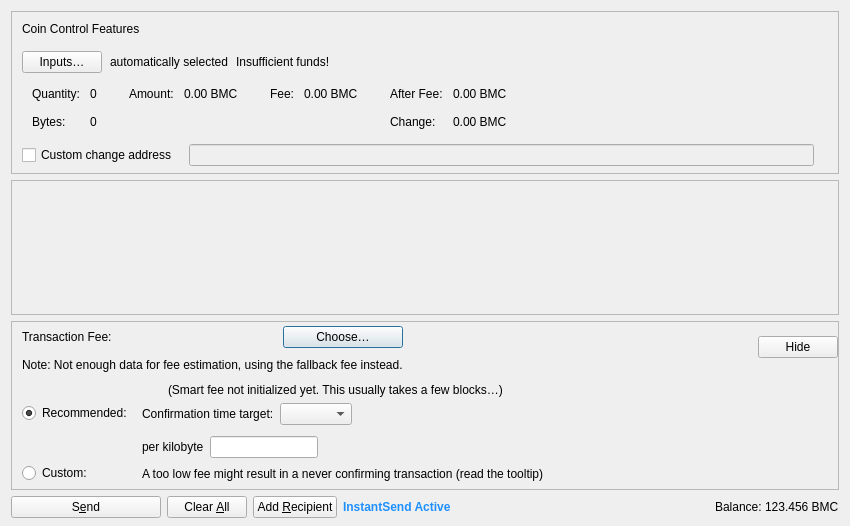
<?xml version="1.0" encoding="UTF-8"?>
<ui version="4.0">
 <class>SendCoinsDialog</class>
 <widget class="QDialog" name="SendCoinsDialog">
  <property name="geometry">
   <rect>
    <x>0</x>
    <y>0</y>
    <width>850</width>
    <height>526</height>
   </rect>
  </property>
  <property name="windowTitle">
   <string>Send Coins</string>
  </property>
  <layout class="QVBoxLayout" name="verticalLayout" stretch="0,1,0,0">
   <property name="bottomMargin">
    <number>8</number>
   </property>
   <item>
    <widget class="QFrame" name="frameCoinControl">
     <property name="sizePolicy">
      <sizepolicy hsizetype="Expanding" vsizetype="Expanding">
       <horstretch>0</horstretch>
       <verstretch>0</verstretch>
      </sizepolicy>
     </property>
     <property name="maximumSize">
      <size>
       <width>16777215</width>
       <height>16777215</height>
      </size>
     </property>
     <property name="frameShape">
      <enum>QFrame::StyledPanel</enum>
     </property>
     <property name="frameShadow">
      <enum>QFrame::Sunken</enum>
     </property>
     <layout class="QVBoxLayout" name="verticalLayoutCoinControl2">
      <property name="spacing">
       <number>0</number>
      </property>
      <property name="leftMargin">
       <number>0</number>
      </property>
      <property name="topMargin">
       <number>0</number>
      </property>
      <property name="rightMargin">
       <number>0</number>
      </property>
      <property name="bottomMargin">
       <number>6</number>
      </property>
      <item>
       <layout class="QVBoxLayout" name="verticalLayoutCoinControl" stretch="0,0,0,0,1">
        <property name="spacing">
         <number>0</number>
        </property>
        <property name="leftMargin">
         <number>10</number>
        </property>
        <property name="topMargin">
         <number>10</number>
        </property>
        <item>
         <layout class="QHBoxLayout" name="horizontalLayoutCoinControl1">
          <property name="bottomMargin">
           <number>15</number>
          </property>
          <item>
           <widget class="QLabel" name="labelCoinControlFeatures">
            <property name="sizePolicy">
             <sizepolicy hsizetype="Preferred" vsizetype="Maximum">
              <horstretch>0</horstretch>
              <verstretch>0</verstretch>
             </sizepolicy>
            </property>
            <property name="text">
             <string>Coin Control Features</string>
            </property>
           </widget>
          </item>
         </layout>
        </item>
        <item>
         <layout class="QHBoxLayout" name="horizontalLayoutCoinControl2" stretch="0,0,0,0">
          <property name="spacing">
           <number>8</number>
          </property>
          <property name="bottomMargin">
           <number>10</number>
          </property>
          <item>
           <widget class="QPushButton" name="pushButtonCoinControl">
            <property name="styleSheet">
             <string notr="true"/>
            </property>
            <property name="text">
             <string>Inputs…</string>
            </property>
            <property name="autoDefault">
             <bool>false</bool>
            </property>
           </widget>
          </item>
          <item>
           <widget class="QLabel" name="labelCoinControlAutomaticallySelected">
            <property name="text">
             <string>automatically selected</string>
            </property>
            <property name="margin">
             <number>5</number>
            </property>
           </widget>
          </item>
          <item>
           <widget class="QLabel" name="labelCoinControlInsuffFunds">
            <property name="text">
             <string>Insufficient funds!</string>
            </property>
            <property name="margin">
             <number>5</number>
            </property>
           </widget>
          </item>
          <item>
           <spacer name="horizontalSpacerCoinControl">
            <property name="orientation">
             <enum>Qt::Horizontal</enum>
            </property>
            <property name="sizeHint" stdset="0">
             <size>
              <width>40</width>
              <height>1</height>
             </size>
            </property>
           </spacer>
          </item>
         </layout>
        </item>
        <item>
         <widget class="QWidget" name="widgetCoinControl" native="true">
          <property name="sizePolicy">
           <sizepolicy hsizetype="Preferred" vsizetype="Preferred">
            <horstretch>0</horstretch>
            <verstretch>0</verstretch>
           </sizepolicy>
          </property>
          <property name="minimumSize">
           <size>
            <width>0</width>
            <height>0</height>
           </size>
          </property>
          <property name="styleSheet">
           <string notr="true"/>
          </property>
          <layout class="QHBoxLayout" name="horizontalLayoutCoinControl5">
           <property name="leftMargin">
            <number>0</number>
           </property>
           <property name="topMargin">
            <number>0</number>
           </property>
           <property name="rightMargin">
            <number>0</number>
           </property>
           <property name="bottomMargin">
            <number>0</number>
           </property>
           <item>
            <layout class="QHBoxLayout" name="horizontalLayoutCoinControl3" stretch="0,0,0,1">
             <property name="spacing">
              <number>20</number>
             </property>
             <property name="topMargin">
              <number>0</number>
             </property>
             <property name="bottomMargin">
              <number>10</number>
             </property>
             <item>
              <layout class="QFormLayout" name="formLayoutCoinControl1">
               <property name="labelAlignment">
                <set>Qt::AlignLeft|Qt::AlignVCenter</set>
               </property>
               <property name="horizontalSpacing">
                <number>10</number>
               </property>
               <property name="verticalSpacing">
                <number>14</number>
               </property>
               <property name="leftMargin">
                <number>10</number>
               </property>
               <property name="topMargin">
                <number>4</number>
               </property>
               <property name="rightMargin">
                <number>6</number>
               </property>
               <item row="0" column="0">
                <widget class="QLabel" name="labelCoinControlQuantityText">
                 <property name="text">
                  <string>Quantity:</string>
                 </property>
                 <property name="margin">
                  <number>0</number>
                 </property>
                </widget>
               </item>
               <item row="0" column="1">
                <widget class="QLabel" name="labelCoinControlQuantity">
                 <property name="cursor">
                  <cursorShape>IBeamCursor</cursorShape>
                 </property>
                 <property name="contextMenuPolicy">
                  <enum>Qt::ActionsContextMenu</enum>
                 </property>
                 <property name="text">
                  <string notr="true">0</string>
                 </property>
                 <property name="margin">
                  <number>0</number>
                 </property>
                 <property name="textInteractionFlags">
                  <set>Qt::LinksAccessibleByMouse|Qt::TextSelectableByKeyboard|Qt::TextSelectableByMouse</set>
                 </property>
                </widget>
               </item>
               <item row="1" column="0">
                <widget class="QLabel" name="labelCoinControlBytesText">
                 <property name="text">
                  <string>Bytes:</string>
                 </property>
                </widget>
               </item>
               <item row="1" column="1">
                <widget class="QLabel" name="labelCoinControlBytes">
                 <property name="cursor">
                  <cursorShape>IBeamCursor</cursorShape>
                 </property>
                 <property name="contextMenuPolicy">
                  <enum>Qt::ActionsContextMenu</enum>
                 </property>
                 <property name="text">
                  <string notr="true">0</string>
                 </property>
                 <property name="textInteractionFlags">
                  <set>Qt::LinksAccessibleByMouse|Qt::TextSelectableByKeyboard|Qt::TextSelectableByMouse</set>
                 </property>
                </widget>
               </item>
              </layout>
             </item>
             <item>
              <layout class="QFormLayout" name="formLayoutCoinControl2">
               <property name="horizontalSpacing">
                <number>10</number>
               </property>
               <property name="verticalSpacing">
                <number>14</number>
               </property>
               <property name="leftMargin">
                <number>6</number>
               </property>
               <property name="topMargin">
                <number>4</number>
               </property>
               <property name="rightMargin">
                <number>6</number>
               </property>
               <item row="0" column="0">
                <widget class="QLabel" name="labelCoinControlAmountText">
                 <property name="text">
                  <string>Amount:</string>
                 </property>
                 <property name="margin">
                  <number>0</number>
                 </property>
                </widget>
               </item>
               <item row="0" column="1">
                <widget class="QLabel" name="labelCoinControlAmount">
                 <property name="cursor">
                  <cursorShape>IBeamCursor</cursorShape>
                 </property>
                 <property name="contextMenuPolicy">
                  <enum>Qt::ActionsContextMenu</enum>
                 </property>
                 <property name="text">
                  <string notr="true">0.00 BMC</string>
                 </property>
                 <property name="textInteractionFlags">
                  <set>Qt::LinksAccessibleByMouse|Qt::TextSelectableByKeyboard|Qt::TextSelectableByMouse</set>
                 </property>
                </widget>
               </item>
              </layout>
             </item>
             <item>
              <layout class="QFormLayout" name="formLayoutCoinControl3">
               <property name="horizontalSpacing">
                <number>10</number>
               </property>
               <property name="verticalSpacing">
                <number>14</number>
               </property>
               <property name="leftMargin">
                <number>6</number>
               </property>
               <property name="topMargin">
                <number>4</number>
               </property>
               <property name="rightMargin">
                <number>6</number>
               </property>
               <item row="0" column="0">
                <widget class="QLabel" name="labelCoinControlFeeText">
                 <property name="text">
                  <string>Fee:</string>
                 </property>
                 <property name="margin">
                  <number>0</number>
                 </property>
                </widget>
               </item>
               <item row="0" column="1">
                <widget class="QLabel" name="labelCoinControlFee">
                 <property name="cursor">
                  <cursorShape>IBeamCursor</cursorShape>
                 </property>
                 <property name="contextMenuPolicy">
                  <enum>Qt::ActionsContextMenu</enum>
                 </property>
                 <property name="text">
                  <string notr="true">0.00 BMC</string>
                 </property>
                 <property name="textInteractionFlags">
                  <set>Qt::LinksAccessibleByMouse|Qt::TextSelectableByKeyboard|Qt::TextSelectableByMouse</set>
                 </property>
                </widget>
               </item>
              </layout>
             </item>
             <item>
              <layout class="QFormLayout" name="formLayoutCoinControl4">
               <property name="labelAlignment">
                <set>Qt::AlignLeft|Qt::AlignVCenter</set>
               </property>
               <property name="horizontalSpacing">
                <number>10</number>
               </property>
               <property name="verticalSpacing">
                <number>14</number>
               </property>
               <property name="leftMargin">
                <number>6</number>
               </property>
               <property name="topMargin">
                <number>4</number>
               </property>
               <property name="rightMargin">
                <number>6</number>
               </property>
               <item row="0" column="0">
                <widget class="QLabel" name="labelCoinControlAfterFeeText">
                 <property name="text">
                  <string>After Fee:</string>
                 </property>
                 <property name="margin">
                  <number>0</number>
                 </property>
                </widget>
               </item>
               <item row="0" column="1">
                <widget class="QLabel" name="labelCoinControlAfterFee">
                 <property name="cursor">
                  <cursorShape>IBeamCursor</cursorShape>
                 </property>
                 <property name="contextMenuPolicy">
                  <enum>Qt::ActionsContextMenu</enum>
                 </property>
                 <property name="text">
                  <string notr="true">0.00 BMC</string>
                 </property>
                 <property name="textInteractionFlags">
                  <set>Qt::LinksAccessibleByMouse|Qt::TextSelectableByKeyboard|Qt::TextSelectableByMouse</set>
                 </property>
                </widget>
               </item>
               <item row="1" column="0">
                <widget class="QLabel" name="labelCoinControlChangeText">
                 <property name="text">
                  <string>Change:</string>
                 </property>
                </widget>
               </item>
               <item row="1" column="1">
                <widget class="QLabel" name="labelCoinControlChange">
                 <property name="cursor">
                  <cursorShape>IBeamCursor</cursorShape>
                 </property>
                 <property name="contextMenuPolicy">
                  <enum>Qt::ActionsContextMenu</enum>
                 </property>
                 <property name="text">
                  <string notr="true">0.00 BMC</string>
                 </property>
                 <property name="textInteractionFlags">
                  <set>Qt::LinksAccessibleByMouse|Qt::TextSelectableByKeyboard|Qt::TextSelectableByMouse</set>
                 </property>
                </widget>
               </item>
              </layout>
             </item>
            </layout>
           </item>
          </layout>
         </widget>
        </item>
        <item>
         <layout class="QHBoxLayout" name="horizontalLayoutCoinControl4" stretch="0,0,0">
          <property name="spacing">
           <number>12</number>
          </property>
          <property name="sizeConstraint">
           <enum>QLayout::SetDefaultConstraint</enum>
          </property>
          <property name="topMargin">
           <number>5</number>
          </property>
          <property name="rightMargin">
           <number>5</number>
          </property>
          <item>
           <widget class="QCheckBox" name="checkBoxCoinControlChange">
            <property name="toolTip">
             <string>If this is activated, but the change address is empty or invalid, change will be sent to a newly generated address.</string>
            </property>
            <property name="text">
             <string>Custom change address</string>
            </property>
           </widget>
          </item>
          <item>
           <widget class="QValidatedLineEdit" name="lineEditCoinControlChange">
            <property name="enabled">
             <bool>false</bool>
            </property>
            <property name="sizePolicy">
             <sizepolicy hsizetype="Expanding" vsizetype="Fixed">
              <horstretch>0</horstretch>
              <verstretch>0</verstretch>
             </sizepolicy>
            </property>
           </widget>
          </item>
          <item>
           <widget class="QLabel" name="labelCoinControlChangeLabel">
            <property name="sizePolicy">
             <sizepolicy hsizetype="Preferred" vsizetype="Expanding">
              <horstretch>0</horstretch>
              <verstretch>0</verstretch>
             </sizepolicy>
            </property>
            <property name="minimumSize">
             <size>
              <width>0</width>
              <height>0</height>
             </size>
            </property>
            <property name="text">
             <string/>
            </property>
            <property name="margin">
             <number>3</number>
            </property>
           </widget>
          </item>
         </layout>
        </item>
        <item>
         <spacer name="verticalSpacerCoinControl">
          <property name="orientation">
           <enum>Qt::Vertical</enum>
          </property>
          <property name="sizeHint" stdset="0">
           <size>
            <width>800</width>
            <height>1</height>
           </size>
          </property>
         </spacer>
        </item>
       </layout>
      </item>
     </layout>
    </widget>
   </item>
   <item>
    <widget class="QScrollArea" name="scrollArea">
     <property name="widgetResizable">
      <bool>true</bool>
     </property>
     <widget class="QWidget" name="scrollAreaWidgetContents">
      <property name="geometry">
       <rect>
        <x>0</x>
        <y>0</y>
        <width>830</width>
        <height>104</height>
       </rect>
      </property>
      <layout class="QVBoxLayout" name="verticalLayout_2" stretch="0,1">
       <property name="leftMargin">
        <number>0</number>
       </property>
       <property name="topMargin">
        <number>0</number>
       </property>
       <property name="rightMargin">
        <number>0</number>
       </property>
       <property name="bottomMargin">
        <number>0</number>
       </property>
       <item>
        <layout class="QVBoxLayout" name="entries">
         <property name="spacing">
          <number>6</number>
         </property>
        </layout>
       </item>
       <item>
        <spacer name="verticalSpacer">
         <property name="orientation">
          <enum>Qt::Vertical</enum>
         </property>
         <property name="sizeHint" stdset="0">
          <size>
           <width>20</width>
           <height>40</height>
          </size>
         </property>
        </spacer>
       </item>
      </layout>
     </widget>
    </widget>
   </item>
   <item>
    <widget class="QFrame" name="frameFee">
     <property name="sizePolicy">
      <sizepolicy hsizetype="Expanding" vsizetype="Expanding">
       <horstretch>0</horstretch>
       <verstretch>0</verstretch>
      </sizepolicy>
     </property>
     <property name="maximumSize">
      <size>
       <width>16777215</width>
       <height>16777215</height>
      </size>
     </property>
     <property name="frameShape">
      <enum>QFrame::StyledPanel</enum>
     </property>
     <property name="frameShadow">
      <enum>QFrame::Sunken</enum>
     </property>
     <layout class="QVBoxLayout" name="verticalLayoutFee1">
      <property name="spacing">
       <number>0</number>
      </property>
      <property name="leftMargin">
       <number>0</number>
      </property>
      <property name="topMargin">
       <number>0</number>
      </property>
      <property name="rightMargin">
       <number>0</number>
      </property>
      <property name="bottomMargin">
       <number>0</number>
      </property>
      <item>
       <layout class="QVBoxLayout" name="verticalLayoutFee2" stretch="0,0,0">
        <property name="spacing">
         <number>0</number>
        </property>
        <property name="leftMargin">
         <number>10</number>
        </property>
        <property name="topMargin">
         <number>0</number>
        </property>
        <item>
         <layout class="QHBoxLayout" name="horizontalLayoutFee1">
          <property name="bottomMargin">
           <number>0</number>
          </property>
          <item>
           <layout class="QVBoxLayout" name="verticalLayoutFee7">
            <property name="spacing">
             <number>0</number>
            </property>
            <item>
             <spacer name="verticalSpacerSmartFee">
              <property name="orientation">
               <enum>Qt::Vertical</enum>
              </property>
              <property name="sizeType">
               <enum>QSizePolicy::Fixed</enum>
              </property>
              <property name="sizeHint" stdset="0">
               <size>
                <width>1</width>
                <height>4</height>
               </size>
              </property>
             </spacer>
            </item>
            <item>
             <layout class="QHBoxLayout" name="horizontalLayoutSmartFee">
              <property name="spacing">
               <number>10</number>
              </property>
              <item>
               <widget class="QLabel" name="labelFeeHeadline">
                <property name="sizePolicy">
                 <sizepolicy hsizetype="Preferred" vsizetype="Maximum">
                  <horstretch>0</horstretch>
                  <verstretch>0</verstretch>
                 </sizepolicy>
                </property>
                <property name="text">
                 <string>Transaction Fee:</string>
                </property>
               </widget>
              </item>
              <item>
               <widget class="QLabel" name="labelFeeMinimized">
                <property name="text">
                 <string/>
                </property>
               </widget>
              </item>
              <item>
               <widget class="QPushButton" name="buttonChooseFee">
                <property name="text">
                 <string>Choose…</string>
                </property>
               </widget>
              </item>
             </layout>
            </item>
            <item>
             <spacer name="verticalSpacer_7">
              <property name="orientation">
               <enum>Qt::Vertical</enum>
              </property>
              <property name="sizeHint" stdset="0">
               <size>
                <width>1</width>
                <height>10</height>
               </size>
              </property>
             </spacer>
            </item>
            <item>
             <widget class="QLabel" name="fallbackFeeWarningLabel">
              <property name="toolTip">
               <string>Using the fallbackfee can result in sending a transaction that will take several hours or days (or never) to confirm. Consider choosing your fee manually or wait until you have validated the complete chain.</string>
              </property>
              <property name="text">
               <string>Note: Not enough data for fee estimation, using the fallback fee instead.</string>
              </property>
              <property name="wordWrap">
               <bool>false</bool>
              </property>
             </widget>
            </item>
            <item>
             <spacer name="verticalSpacer_5">
              <property name="orientation">
               <enum>Qt::Vertical</enum>
              </property>
              <property name="sizeHint" stdset="0">
               <size>
                <width>1</width>
                <height>1</height>
               </size>
              </property>
             </spacer>
            </item>
           </layout>
          </item>
          <item>
           <spacer name="horizontalSpacer_4">
            <property name="orientation">
             <enum>Qt::Horizontal</enum>
            </property>
            <property name="sizeHint" stdset="0">
             <size>
              <width>1</width>
              <height>1</height>
             </size>
            </property>
           </spacer>
          </item>
          <item>
           <widget class="QPushButton" name="buttonMinimizeFee">
            <property name="toolTip">
             <string>Hide transaction fee settings</string>
            </property>
            <property name="text">
             <string>Hide</string>
            </property>
           </widget>
          </item>
         </layout>
        </item>
        <item>
         <widget class="QFrame" name="frameFeeSelection">
          <layout class="QVBoxLayout" name="verticalLayoutFee12">
           <property name="spacing">
            <number>0</number>
           </property>
           <property name="leftMargin">
            <number>0</number>
           </property>
           <property name="topMargin">
            <number>0</number>
           </property>
           <property name="rightMargin">
            <number>0</number>
           </property>
           <property name="bottomMargin">
            <number>0</number>
           </property>
           <item>
            <layout class="QGridLayout" name="gridLayoutFee">
             <property name="topMargin">
              <number>10</number>
             </property>
             <property name="bottomMargin">
              <number>4</number>
             </property>
             <property name="horizontalSpacing">
              <number>10</number>
             </property>
             <property name="verticalSpacing">
              <number>4</number>
             </property>
             <item row="1" column="1">
              <layout class="QVBoxLayout" name="verticalLayoutFee8">
               <property name="spacing">
                <number>6</number>
               </property>
               <property name="topMargin">
                <number>3</number>
               </property>
               <item>
                <layout class="QHBoxLayout" name="horizontalLayoutFee13" stretch="0,0,1">
                 <item>
                  <widget class="QLabel" name="labelCustomPerKilobyte">
                   <property name="toolTip">
                    <string>If the custom fee is set to 1000 duffs and the transaction is only 250 bytes, then &quot;per kilobyte&quot; only pays 250 duffs in fee,&lt;br /&gt;while &quot;at least&quot; pays 1000 duffs. For transactions bigger than a kilobyte both pay by kilobyte.</string>
                   </property>
                   <property name="text">
                    <string>per kilobyte</string>
                   </property>
                  </widget>
                 </item>
                 <item>
                  <widget class="BitcoinAmountField" name="customFee"/>
                 </item>
                 <item>
                  <spacer name="horizontalSpacer_6">
                   <property name="orientation">
                    <enum>Qt::Horizontal</enum>
                   </property>
                   <property name="sizeHint" stdset="0">
                    <size>
                     <width>1</width>
                     <height>1</height>
                    </size>
                   </property>
                  </spacer>
                 </item>
                </layout>
               </item>
               <item>
                <layout class="QHBoxLayout" name="horizontalLayoutFee8">
                 <item>
                  <widget class="QLabel" name="labelCustomFeeWarning">
                   <property name="enabled">
                    <bool>true</bool>
                   </property>
                   <property name="toolTip">
                    <string>When there is less transaction volume than space in the blocks, miners as well as relaying nodes may enforce a minimum fee. Paying only this minimum fee is just fine, but be aware that this can result in a never confirming transaction once there is more demand for BobMemeCoin transactions than the network can process.</string>
                   </property>
                   <property name="text">
                    <string>A too low fee might result in a never confirming transaction (read the tooltip)</string>
                   </property>
                  </widget>
                 </item>
                 <item>
                  <spacer name="horizontalSpacer_2">
                   <property name="orientation">
                    <enum>Qt::Horizontal</enum>
                   </property>
                   <property name="sizeHint" stdset="0">
                    <size>
                     <width>1</width>
                     <height>1</height>
                    </size>
                   </property>
                  </spacer>
                 </item>
                </layout>
               </item>
              </layout>
             </item>
             <item row="0" column="0">
              <layout class="QVBoxLayout" name="verticalLayoutFee4" stretch="0,1">
               <property name="topMargin">
                <number>20</number>
               </property>
               <property name="bottomMargin">
                <number>3</number>
               </property>
               <item>
                <widget class="QRadioButton" name="radioSmartFee">
                 <property name="text">
                  <string>Recommended:</string>
                 </property>
                 <property name="checked">
                  <bool>true</bool>
                 </property>
                 <attribute name="buttonGroup">
                  <string notr="true">groupFee</string>
                 </attribute>
                </widget>
               </item>
               <item>
                <spacer name="verticalSpacer_2">
                 <property name="orientation">
                  <enum>Qt::Vertical</enum>
                 </property>
                 <property name="sizeHint" stdset="0">
                  <size>
                   <width>1</width>
                   <height>1</height>
                  </size>
                 </property>
                </spacer>
               </item>
              </layout>
             </item>
             <item row="1" column="0">
              <layout class="QVBoxLayout" name="verticalLayoutFee9" stretch="0,1">
               <property name="topMargin">
                <number>30</number>
               </property>
               <item>
                <widget class="QRadioButton" name="radioCustomFee">
                 <property name="text">
                  <string>Custom:</string>
                 </property>
                 <attribute name="buttonGroup">
                  <string notr="true">groupFee</string>
                 </attribute>
                </widget>
               </item>
               <item>
                <spacer name="verticalSpacer_6">
                 <property name="orientation">
                  <enum>Qt::Vertical</enum>
                 </property>
                 <property name="sizeHint" stdset="0">
                  <size>
                   <width>1</width>
                   <height>1</height>
                  </size>
                 </property>
                </spacer>
               </item>
              </layout>
             </item>
             <item row="0" column="1">
              <layout class="QVBoxLayout" name="verticalLayoutFee3" stretch="0,0,1">
               <property name="spacing">
                <number>6</number>
               </property>
               <property name="topMargin">
                <number>0</number>
               </property>
               <property name="bottomMargin">
                <number>3</number>
               </property>
               <item>
                <layout class="QHBoxLayout" name="horizontalLayoutFee12">
                 <item>
                  <widget class="QLabel" name="labelSmartFee">
                   <property name="text">
                    <string/>
                   </property>
                  </widget>
                 </item>
                 <item>
                  <widget class="QLabel" name="labelFeeEstimation">
                   <property name="text">
                    <string/>
                   </property>
                  </widget>
                 </item>
                 <item>
                  <widget class="QLabel" name="labelSmartFee2">
                   <property name="text">
                    <string>(Smart fee not initialized yet. This usually takes a few blocks…)</string>
                   </property>
                  </widget>
                 </item>
                 <item>
                  <spacer name="horizontalSpacer_5">
                   <property name="orientation">
                    <enum>Qt::Horizontal</enum>
                   </property>
                   <property name="sizeHint" stdset="0">
                    <size>
                     <width>1</width>
                     <height>1</height>
                    </size>
                   </property>
                  </spacer>
                 </item>
                </layout>
               </item>
               <item>
                <layout class="QHBoxLayout" name="horizontalLayoutFee9">
                 <item>
                  <layout class="QVBoxLayout" name="verticalLayoutFee6">
                   <item>
                    <widget class="QLabel" name="labelSmartFee3">
                     <property name="text">
                      <string>Confirmation time target:</string>
                     </property>
                    </widget>
                   </item>
                  </layout>
                 </item>
                 <item>
                  <layout class="QVBoxLayout" name="verticalLayoutFee5">
                   <property name="rightMargin">
                    <number>30</number>
                   </property>
                   <item>
                    <layout class="QHBoxLayout" name="horizontalLayoutConfTarget">
                     <property name="bottomMargin">
                      <number>0</number>
                     </property>
                     <item>
                      <widget class="QComboBox" name="confTargetSelector"/>
                     </item>
                     <item>
                      <spacer name="horizontalSpacerConfTarget">
                       <property name="orientation">
                        <enum>Qt::Horizontal</enum>
                       </property>
                       <property name="sizeHint" stdset="0">
                        <size>
                         <width>40</width>
                         <height>20</height>
                        </size>
                       </property>
                      </spacer>
                     </item>
                    </layout>
                   </item>
                  </layout>
                 </item>
                </layout>
               </item>
               <item>
                <spacer name="verticalSpacer_4">
                 <property name="orientation">
                  <enum>Qt::Vertical</enum>
                 </property>
                 <property name="sizeHint" stdset="0">
                  <size>
                   <width>1</width>
                   <height>1</height>
                  </size>
                 </property>
                </spacer>
               </item>
              </layout>
             </item>
            </layout>
           </item>
          </layout>
         </widget>
        </item>
        <item>
         <spacer name="verticalSpacerFee">
          <property name="orientation">
           <enum>Qt::Vertical</enum>
          </property>
          <property name="sizeHint" stdset="0">
           <size>
            <width>800</width>
            <height>1</height>
           </size>
          </property>
         </spacer>
        </item>
       </layout>
      </item>
     </layout>
    </widget>
   </item>
   <item>
    <layout class="QHBoxLayout" name="horizontalLayout">
     <item>
      <widget class="QPushButton" name="sendButton">
       <property name="minimumSize">
        <size>
         <width>150</width>
         <height>0</height>
        </size>
       </property>
       <property name="toolTip">
        <string>Confirm the send action</string>
       </property>
       <property name="text">
        <string>S&amp;end</string>
       </property>
       <property name="autoDefault">
        <bool>false</bool>
       </property>
       <property name="default">
        <bool>false</bool>
       </property>
      </widget>
     </item>
     <item>
      <widget class="QPushButton" name="clearButton">
       <property name="sizePolicy">
        <sizepolicy hsizetype="Minimum" vsizetype="Fixed">
         <horstretch>0</horstretch>
         <verstretch>0</verstretch>
        </sizepolicy>
       </property>
       <property name="toolTip">
        <string>Clear all fields of the form.</string>
       </property>
       <property name="text">
        <string>Clear &amp;All</string>
       </property>
       <property name="autoDefault">
        <bool>false</bool>
       </property>
      </widget>
     </item>
     <item>
      <widget class="QPushButton" name="addButton">
       <property name="toolTip">
        <string>Send to multiple recipients at once</string>
       </property>
       <property name="text">
        <string>Add &amp;Recipient</string>
       </property>
       <property name="autoDefault">
        <bool>false</bool>
       </property>
      </widget>
     </item>
     <item>
      <widget class="QLabel" name="labelInstantSend">
       <property name="text">
        <string>InstantSend Active</string>
       </property>
       <property name="styleSheet">
        <string>color: #1E90FF; font-weight: bold;</string>
       </property>
       <property name="toolTip">
        <string>Transactions are automatically locked by InstantSend within seconds</string>
       </property>
      </widget>
     </item>
     <item>
      <spacer name="horizontalSpacer">
       <property name="orientation">
        <enum>Qt::Horizontal</enum>
       </property>
       <property name="sizeHint" stdset="0">
        <size>
         <width>40</width>
         <height>20</height>
        </size>
       </property>
      </spacer>
     </item>
     <item>
      <layout class="QHBoxLayout" name="horizontalLayout_2">
       <property name="spacing">
        <number>3</number>
       </property>
       <item>
        <widget class="QLabel" name="labelBalanceName">
         <property name="text">
          <string>Balance:</string>
         </property>
        </widget>
       </item>
       <item>
        <widget class="QLabel" name="labelBalance">
         <property name="sizePolicy">
          <sizepolicy hsizetype="Preferred" vsizetype="Preferred">
           <horstretch>0</horstretch>
           <verstretch>0</verstretch>
          </sizepolicy>
         </property>
         <property name="cursor">
          <cursorShape>IBeamCursor</cursorShape>
         </property>
         <property name="text">
          <string notr="true">123.456 BMC</string>
         </property>
         <property name="textInteractionFlags">
          <set>Qt::LinksAccessibleByMouse|Qt::TextSelectableByKeyboard|Qt::TextSelectableByMouse</set>
         </property>
        </widget>
       </item>
      </layout>
     </item>
    </layout>
   </item>
  </layout>
 </widget>
 <customwidgets>
  <customwidget>
   <class>QValidatedLineEdit</class>
   <extends>QLineEdit</extends>
   <header>qt/qvalidatedlineedit.h</header>
  </customwidget>
  <customwidget>
   <class>BitcoinAmountField</class>
   <extends>QLineEdit</extends>
   <header>qt/bitcoinamountfield.h</header>
   <container>1</container>
  </customwidget>
 </customwidgets>
 <resources>
  <include location="../smartiecoin.qrc"/>
 </resources>
 <connections/>
 <buttongroups>
  <buttongroup name="groupFee"/>
 </buttongroups>
</ui>
